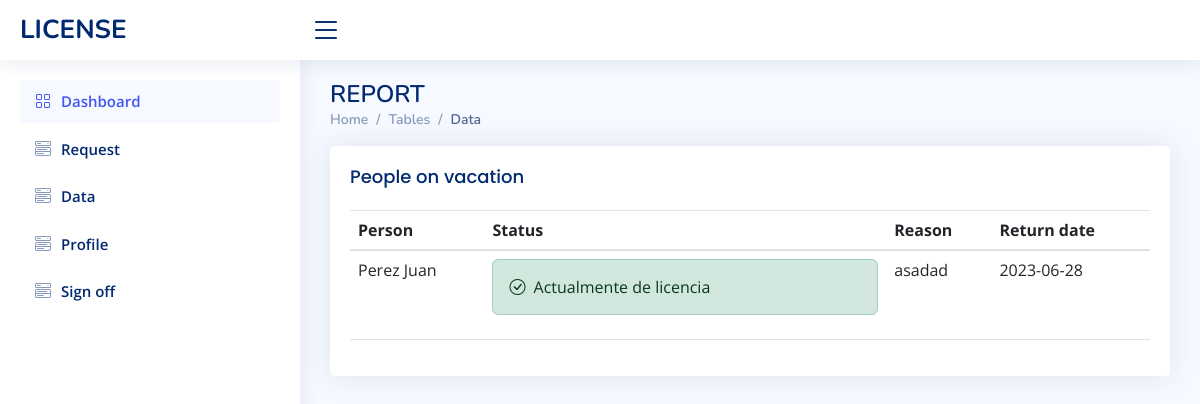
The app's page /dashboard_admin/ (signed in) with its own data.
### RequestsLicense/models.py (models this page shows)
class RequestsLicense(models.Model):
    employee = models.ForeignKey(Employee, on_delete=models.CASCADE)
    last_name = models.CharField(max_length=25)
    fist_name = models.CharField(max_length=25)
    usufruct = models.IntegerField() #lo que se pide
    date_form = models.CharField(max_length=25)
    date_to = models.CharField(max_length=25)
    description = models.CharField(max_length=100)
    status = models.BooleanField(default=False)
    created = models.DateField(auto_now_add=True)
    fecha_actualizacion = models.DateTimeField(auto_now=True)

### RequestsLicense/views.py (the view)
# urls.py: path('dashboard_admin/', license.dashboard_admin, name='dashboard_admin'),
@login_required
def dashboard_admin(request):
    people_on_vacation = RequestsLicense.objects.filter(status = 1, date_to__gt = date).order_by('fecha_actualizacion')
    context = {'adm':people_on_vacation}
    return render(request, 'perfil/admin/dashboard_admin.html', context)

### templates/perfil/admin/dashboard_admin.html (shortened to what this page needs)
{% extends "base.html" %}
{% block container %}
<div class="pagetitle">
    <h1>REPORT</h1>
    <nav>
      <ol class="breadcrumb">
        <li class="breadcrumb-item"><a href="index.html">Home</a></li>
        <li class="breadcrumb-item">Tables</li>
        <li class="breadcrumb-item active">Data</li>
      </ol>
    </nav>
  </div>
  <section class="section">
    <div class="row">
      <div class="col-lg-12">
        <div class="card">
          <div class="card-body">
            <h5 class="card-title">People on vacation</h5>
            <table class="table datatable">
              <thead>
                <tr >
                  <th scope="col" >Person</th>
                  <th scope="col">Status</th>
                  <th scope="col">Reason</th>
                  <th scope="col">Return date</th>
                </tr>
              </thead>
              <tbody>
                {% for a in adm  %}
                <tr>
                  <td>{{a.last_name }}  {{ a.fist_name}}</td>
                  {% if a.status == 1 %}
                    <td>
                        <div class="alert alert-success alert-dismissible fade show" role="alert">
                            <i class="bi bi-check-circle me-1"></i>
                            Actualmente de licencia
                        </div>
                    </td>
                  {% endif %}
                  <td>{{a.description}}</td>
                  <td>{{a.date_to}}</td>
                </tr>
                {% endfor %}
              </tbody>
            </table>
          </div>
        </div>
      </div>
    </div>
  </section>
{% endblock %}

### static/NiceAdmin/assets/css/style.css (style rules this page uses)
:root { scroll-behavior: smooth; }
body { font-family: "Open Sans", sans-serif; background: #f6f9ff; color: #444444; }
a { color: #4154f1; text-decoration: none; }
h1, h2, h3, h4, h5, h6 { font-family: "Nunito", sans-serif; }
.pagetitle { margin-bottom: 10px; }
.pagetitle h1 { font-size: 24px; margin-bottom: 0; font-weight: 600; color: #012970; }
.card { margin-bottom: 30px; border: none; border-radius: 5px; box-shadow: 0px 0 30px rgba(1, 41, 112, 0.1); }
.card-title { padding: 20px 0 15px 0; font-size: 18px; font-weight: 500; color: #012970; font-family: "Poppins", sans-serif; }
.card-body { padding: 0 20px 20px 20px; }
.breadcrumb { font-size: 14px; font-family: "Nunito", sans-serif; color: #899bbd; font-weight: 600; }
.breadcrumb a { color: #899bbd; transition: 0.3s; }
.breadcrumb .breadcrumb-item::before { color: #899bbd; }
.breadcrumb .active { color: #51678f; font-weight: 600; }

### records on screen
RequestsLicense: last_name "Perez", fist_name "Juan", status True (drawn), description "asadad", date_to "2023-06-28"
